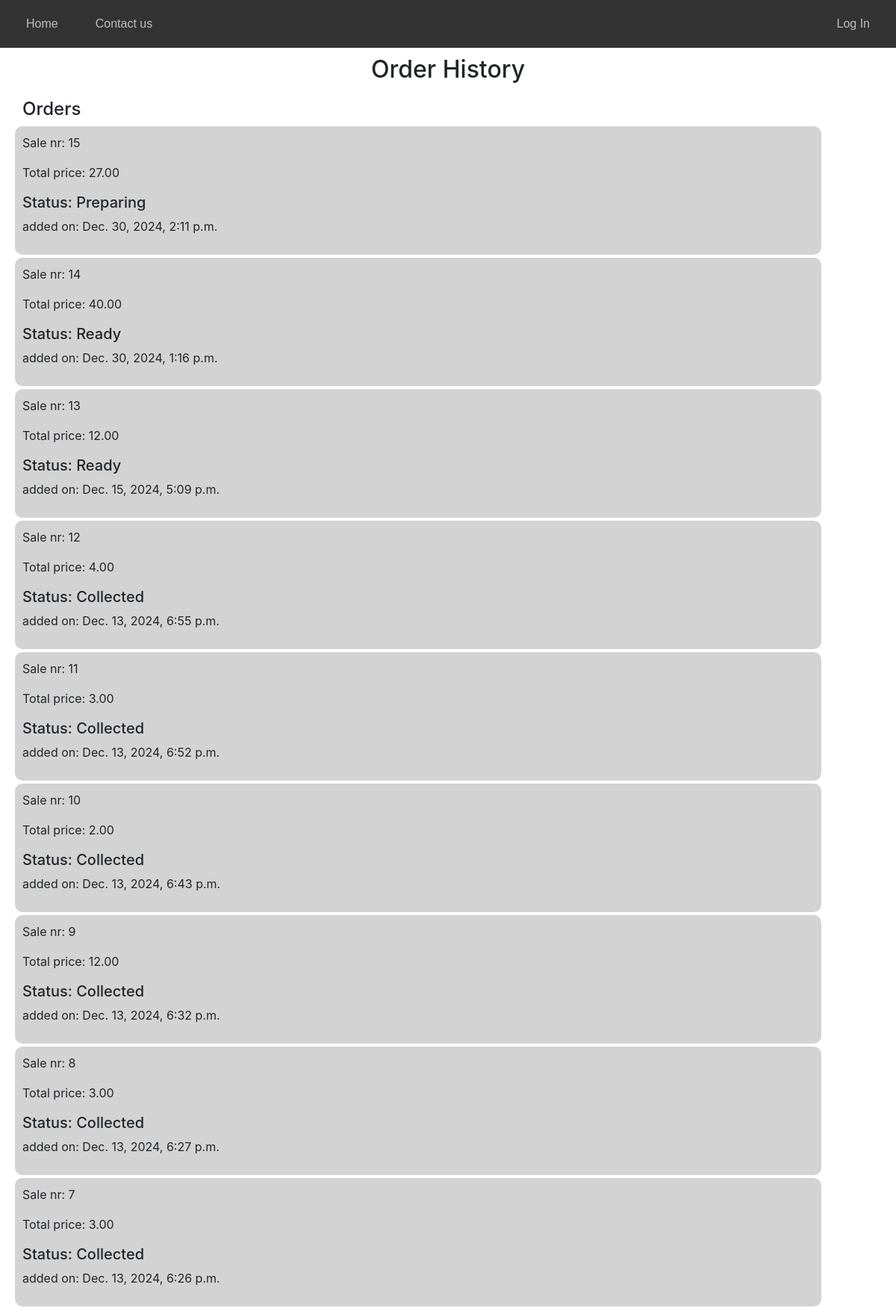
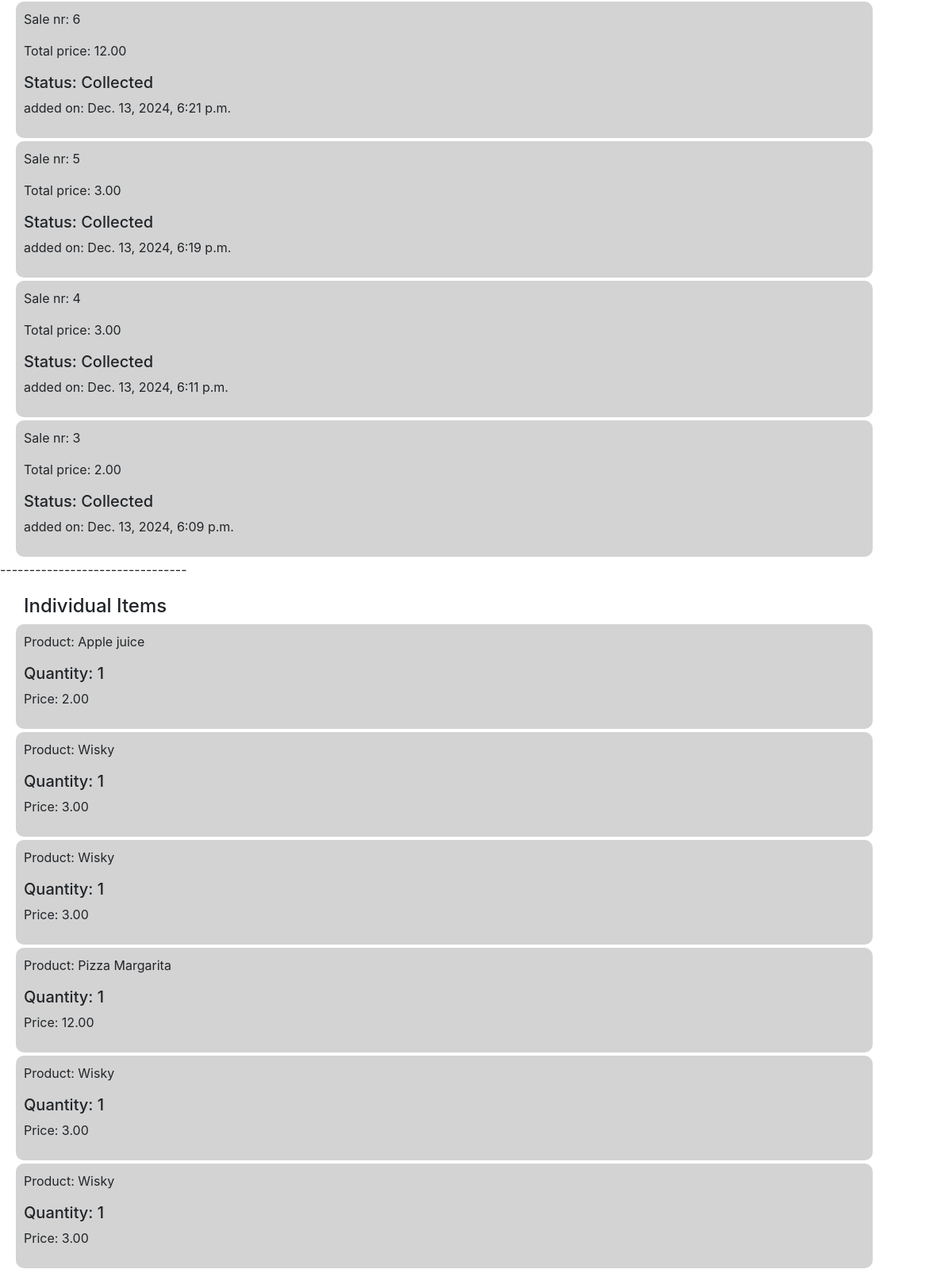
The app's page /history (upper part) with its own data (2 pictures, top to bottom).
### rest_mng/models.py (models this page shows)
class Sales(models.Model):
    user = models.ForeignKey(User, on_delete=models.CASCADE, related_name="sales")
    date = models.DateTimeField(auto_now_add=True, null=True, blank=True)
    total_price = models.DecimalField(max_digits=10, decimal_places=2)
    STATUS_CHOICES = [
        ('Preparing', 'Preparing'),
        ('Ready', 'Ready'),
        ('Collected', 'Collected'),
    ]
    status = models.CharField(max_length=9, choices=STATUS_CHOICES, default='Preparing')

class SalesItems(models.Model):
    sale = models.ForeignKey(Sales, on_delete=models.CASCADE, related_name="items")
    product = models.ForeignKey('Product', on_delete=models.PROTECT)
    quantity = models.PositiveIntegerField()
    price = models.DecimalField(max_digits=10, decimal_places=2)

class Product(models.Model):
    prod_name = models.CharField(max_length=15)
    prod_desc = models.CharField(max_length=255)
    price = models.DecimalField(max_digits=10, decimal_places=2)
    category = models.CharField(max_length=50, choices=[('Soft Drink', 'Soft Drink'), ('Alcohol Drink', 'Alcohol Drink'), ('Food', 'Food'),('Desert', 'Desert')], default='N/A')
    date = models.DateTimeField(auto_now_add=True)
    in_stock = models.BooleanField(default=True)
    image = models.ImageField(upload_to='images/', blank=True, null=True)
    favorite = models.ManyToManyField(User, blank= True,  related_name="favorite")

### rest_mng/views.py (the view)
# urls.py: path("history", views.history, name="history"),
def history(request):
    sales = Sales.objects.order_by('-date')
    items = SalesItems.objects.all()
    return render(request, 'rest_mng/sales_history.html',{
        'sales':sales,
        'items': items
    })

### rest_mng/templates/rest_mng/sales_history.html (shortened to what this page needs)
{% extends "rest_mng/layout.html" %}
{% load static %}
{% block body %}
<h2>Order History</h2>
<h4>Orders</h4>
    {% for sale in sales %}
    <div class="product">
        <p>Sale nr: {{ sale.id }}</p>
        <p>Total price: {{sale.total_price}}</p>
        <h5>Status: {{ sale.status }}</h5>
        <p >added on: {{ sale.date }}</p>
    </div>
    {% empty %}
            <p>No Orders</p>
    {% endfor %}
    <p>--------------------------------</p>
<h4>Individual Items</h4>
    {% for item in items %}
    <div class="product">
        <p>Product: {{ item.product.prod_name }}</p>
        <h5>Quantity: {{ item.quantity }}</h5>
        <p >Price: {{ item.price }}</p>
    </div>
    {% endfor %}
{% endblock %}

### rest_mng/static/rest_mng/styles.css (style rules this page uses)
body, ul, li, a, input { margin: 0; padding: 0; box-sizing: border-box; }
h2 { text-align:center; margin-top: 10px; }
h3, h4 { margin-top: 20px; margin-left:30px; }
.product { margin:4px; width: 90%; height: auto; margin-left:20px; padding: 10px; background-color: lightgrey; border-radius: 10px; }

### records on screen
Sales: id "15", total_price "27.00", status "Preparing", date "Dec. 30, 2024, 2:11 p.m."
Sales: id "14", total_price "40.00", status "Ready", date "Dec. 30, 2024, 1:16 p.m."
Sales: id "13", total_price "12.00", status "Ready", date "Dec. 15, 2024, 5:09 p.m."
Sales: id "12", total_price "4.00", status "Collected", date "Dec. 13, 2024, 6:55 p.m."
Sales: id "11", total_price "3.00", status "Collected", date "Dec. 13, 2024, 6:52 p.m."
Sales: id "10", total_price "2.00", status "Collected", date "Dec. 13, 2024, 6:43 p.m."
Sales: id "9", total_price "12.00", status "Collected", date "Dec. 13, 2024, 6:32 p.m."
Sales: id "8", total_price "3.00", status "Collected", date "Dec. 13, 2024, 6:27 p.m."
Sales: id "7", total_price "3.00", status "Collected", date "Dec. 13, 2024, 6:26 p.m."
Sales: id "6", total_price "12.00", status "Collected", date "Dec. 13, 2024, 6:21 p.m."
Sales: id "5", total_price "3.00", status "Collected", date "Dec. 13, 2024, 6:19 p.m."
Sales: id "4", total_price "3.00", status "Collected", date "Dec. 13, 2024, 6:11 p.m."
Sales: id "3", total_price "2.00", status "Collected", date "Dec. 13, 2024, 6:09 p.m."
SalesItems: product.prod_name "Apple juice", quantity "1", price "2.00"
SalesItems: product.prod_name "Wisky", quantity "1", price "3.00"
SalesItems: product.prod_name "Wisky", quantity "1", price "3.00"
SalesItems: product.prod_name "Pizza Margarita", quantity "1", price "12.00"
SalesItems: product.prod_name "Wisky", quantity "1", price "3.00"
SalesItems: product.prod_name "Wisky", quantity "1", price "3.00"
